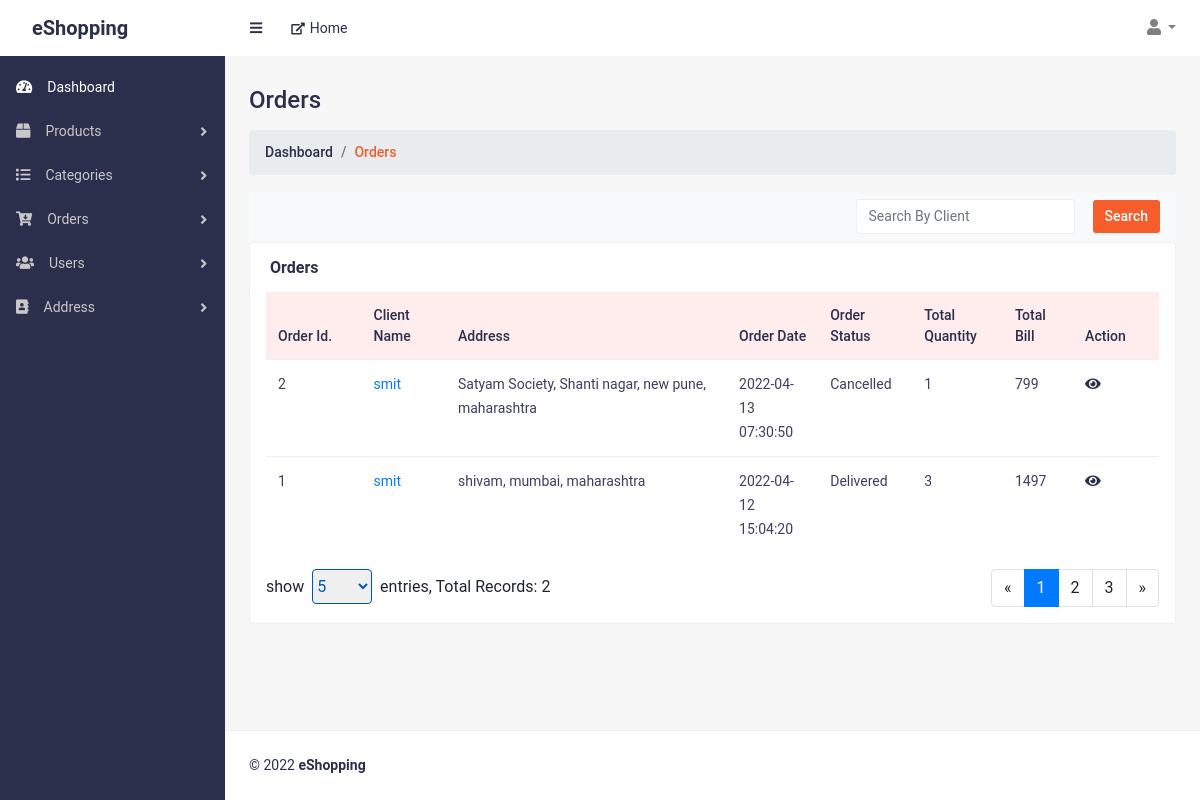
Screenshot of /orders.php (signed in) with the database file from the repository.
### tables this page shows
CREATE TABLE `orders` (
  `id` int(11) NOT NULL,
  `userId` int(11) NOT NULL,
  `totalPrice` int(11) NOT NULL,
  `totalQuantity` int(11) NOT NULL,
  `orderStatus` tinyint(2) NOT NULL,
  `modifiedDate` datetime DEFAULT NULL,
  `createdDate` datetime DEFAULT NULL,
  `status` tinyint(2) NOT NULL DEFAULT 0
);

CREATE TABLE `users` (
  `id` int(11) NOT NULL,
  `username` varchar(50) NOT NULL,
  `email` varchar(50) NOT NULL,
  `password` varchar(150) NOT NULL,
  `firstname` varchar(50) NOT NULL,
  `lastname` varchar(50) NOT NULL,
  `gender` tinyint(2) NOT NULL,
  `mobile` varchar(12) NOT NULL,
  `phone` varchar(12) NOT NULL,
  `interestList` varchar(100) DEFAULT NULL,
  `modifiedDate` datetime DEFAULT NULL,
  `createdDate` datetime DEFAULT NULL,
  `status` tinyint(2) NOT NULL DEFAULT 0
);

CREATE TABLE `orderaddress` (
  `id` int(11) NOT NULL,
  `orderId` int(11) NOT NULL,
  `streetName` varchar(50) NOT NULL,
  `cityId` int(11) NOT NULL,
  `countryId` int(11) NOT NULL,
  `stateId` int(11) NOT NULL,
  `modifiedDate` datetime DEFAULT NULL,
  `createdDate` datetime DEFAULT NULL,
  `status` tinyint(2) NOT NULL DEFAULT 0
);

CREATE TABLE `cities` (
  `id` int(11) NOT NULL,
  `city` varchar(50) NOT NULL,
  `stateId` int(11) NOT NULL,
  `countryId` int(11) NOT NULL,
  `modifiedDate` datetime DEFAULT NULL,
  `createdDate` datetime DEFAULT NULL,
  `status` tinyint(4) NOT NULL DEFAULT 0
);

CREATE TABLE `states` (
  `id` int(11) NOT NULL,
  `state` varchar(50) NOT NULL,
  `countryId` int(11) NOT NULL,
  `modifiedDate` datetime DEFAULT NULL,
  `createdDate` datetime DEFAULT NULL,
  `status` tinyint(2) NOT NULL DEFAULT 0
);

### handler/dbHandler.php (called while the page is built, shortened)
<?php
class DBConnection
{
    private $hostname = "localhost";
    private $username = "root";
    private $password = "";
    private $database = "eshopping";
    private $conn;
    function __construct()
    {
        $this->conn = new mysqli($this->hostname, $this->username, $this->password, $this->database);
    }
    function getConnection()
    {
        return $this->conn;
    }
}

### handler/orderHandler.php (called while the page is built, shortened)
<?php
require_once("dbHandler.php");
class OrderHandler extends DBConnection
{
    function getAllOrders($search, $page, $show)
    {
        $search_ = ($search == '') ? 1 : "users.username LIKE '%" . $search . "%'";
        $sql = "SELECT orders.*, users.username, oa.streetName, cities.city, states.state, countries.country FROM orders JOIN users ON users.id=orders.userId JOIN orderaddress as oa ON oa.orderId=orders.id JOIN cities ON oa.cityId=cities.id JOIN states ON oa.stateId=states.id JOIN countries ON countries.id=oa.countryId WHERE $search_ AND orders.status=0 AND users.status=0 AND oa.status=0 AND cities.status=0 AND states.status=0 AND countries.status=0 ORDER BY orders.id DESC LIMIT $page, $show";
        $result = $this->getConnection()->query($sql);
        $records = [];
        if ($result->num_rows > 0) {
            while ($row = $result->fetch_assoc()) {
                array_push($records, $row);
            }
        } else {
            $records = [];
        }
        return $records;
    }
    function TotalOrders($search = '')
    {
        $search_ = ($search == '') ? 1 : "users.username LIKE '%" . $search . "%'";
        $sql = "SELECT count(*) AS total FROM orders JOIN users ON users.id=orders.userId WHERE $search_ AND orders.status=0";
        $result = $this->getConnection()->query($sql);
        if ($result && $result->num_rows > 0) {
            return $result->fetch_assoc()["total"];
        }
        return 0;
    }
}

### orders.php (the view, shortened to what this page needs)
<?php
require("./handler/orderHandler.php");
$obj = new OrderHandler();
$currntPage = 1;
$showRecords = 5;
$search = '';
$totalRecords = $obj->TotalOrders($search);
$orders = $obj->getAllOrders($search, (($currntPage - 1) * $showRecords), $showRecords);
?>
<!DOCTYPE html>
<html lang="en">
<head>
	<link href="css/styles.css" rel="stylesheet">
	<link href="css/admin-style.css" rel="stylesheet">
	<link href="vendor/bootstrap/css/bootstrap.min.css" rel="stylesheet">
	<link href="vendor/fontawesome-free/css/all.min.css" rel="stylesheet">
</head>
<body class="sb-nav-fixed">
	<?php
	include_once("./includes/header.php");
	?>
	<div id="layoutSidenav">
		<div id="layoutSidenav_nav">
			<?php
			include_once("./includes/sidebar.php");
			?>
		</div>
		<div id="layoutSidenav_content">
			<main>
				<div class="container-fluid">
					<h2 class="mt-30 page-title">Orders</h2>
					<ol class="breadcrumb">
						<li class="breadcrumb-item"><a href="index.php">Dashboard</a></li>
						<li class="breadcrumb-item active">Orders</li>
					</ol>
					<nav class="navbar navbar-light bg-light justify-content-between">
						<div class="form-inline">
							<input class="form-control mr-sm-2" type="search" placeholder="Search By Client" aria-label="Search" value="<?= $search ?>">
							<button class="status-btn hover-btn my-2 my-sm-0" id="searchRec" type="submit">Search</button>
						</div>
					</nav>
					<div class="row justify-content-center">
						<div class="col-lg-12 col-md-12">
							<div class="card card-static-2 mb-30">
								<div class="card-title-2">
									<h4><b>Orders</b></h4>
								</div>
								<div class="card-body-table px-3">
									<div class="table-responsive">
										<table class="table ucp-table table-hover">
											<thead>
												<tr>
													<th style="width:120px">Order Id.</th>
													<th style="width:100px">Client Name</th>
													<th style="width:400px">Address</th>
													<th style="width:100px">Order Date</th>
													<th style="width:100px">Order Status</th>
													<th style="width:100px">Total Quantity</th>
													<th style="width:80px">Total Bill</th>
													<th style="width:100px">Action</th>
												</tr>
											</thead>
											<tbody>
												<?php
												if (count($orders) > 0) {
													foreach ($orders as $order) {
												?>
														<tr>
															<td><?= $order["id"] ?></td>
															<td>
																<a href="view_customer.php?view=<?= $order["userId"] ?>" target="_blank"><?= $order["username"] ?></a>
															</td>
															<td><?= $order["streetName"] . ", " . $order["city"] . ", " . $order["state"] ?></td>
															<td>
																<span class="delivery-time"><?= $order["createdDate"] ?></span>
															</td>
															<td>
																<?php
																switch ($order["orderStatus"]) {
																	case 1;
																		echo "Delivered";
																		break;
																	case 2;
																		echo "Cancelled";
																		break;
																}
																?>
															</td>
															<td><?= $order["totalQuantity"] ?></td>
															<td><?= $order["totalPrice"] ?></td>
															<td class="action-btns">
																<a href="view_order.php?view=<?= $order["id"] ?>" class="view-shop-btn" title="View"><i class="fas fa-eye"></i></a>
															</td>
														</tr>
												<?php
													}
												} else {
													echo "<tr><td colspan=7>No Record Found!!</td></tr>";
												}
												?>
											</tbody>
										</table>
										<div class="div-pagination mt-3 d-flex justify-content-between">
											<div class="page-select">
												show&nbsp;
												<select style="height: 35px; width:60px; border:1px solid #0056b3; color:#0056b3; border-radius:4px" name="" id="show-record">
													<?php
													foreach ([5, 10, 25, 50] as $rec) {
														$selected = '';
														if ($rec == $showRecords) {
															$selected = "selected";
														}
														echo "<option value='$rec' $selected>$rec</option>";
													}
													?>
												</select>&nbsp;&nbsp;entries, Total Records: <span id="totalrecords"><?= $totalRecords ?></span>
											</div>
											<div>
												<nav aria-label="Page navigation example">
													<ul class="pagination">
														<li class="page-item">
															<a class="page-link" aria-label="Previous" data-action="left">
																<span aria-hidden="true">&laquo;</span>
															</a>
														</li>
														<?php
														for ($i = $currntPage; $i <= $currntPage + 2; $i++) {
															$active = "";
															$disabled = '';
															if ($i == $currntPage) {
																$active = "active";
															}
															if (ceil($totalRecords / $showRecords) < $i) {
																$disabled = "disabled";
															}
															echo '<li class="page-item ' . $active . '"><a class="page-link ' . $disabled . '">' . $i . '</a></li>';
														}
														?>
														<li class="page-item">
															<a class="page-link" aria-label="Next" data-action="right">
																<span aria-hidden="true">&raquo;</span>
															</a>
														</li>
													</ul>
												</nav>
											</div>
										</div>
									</div>
								</div>
							</div>
						</div>
					</div>
				</div>
			</main>
			<?php
			include_once("./includes/footer.php");
			?>
		</div>
	</div>
</body>
</html>

### css/styles.css (style rules this page uses)
html { font-family: roboto, sans-serif !important; line-height: 1.15; -webkit-text-size-adjust: 100%; -webkit-tap-highlight-color: transparent }
article, aside, figcaption, figure, footer, header, hgroup, main, nav, section { display: block }
body { margin: 0; font-family: roboto, sans-serif !important; font-size: 1rem; font-weight: 400; line-height: 1.5; color: #2b2f4c; text-align: left; background-color: #f7f7f7 }
h1, h2, h3, h4, h5, h6 { margin-top: 0; margin-bottom: .5rem }
ol, ul, dl { margin-top: 0; margin-bottom: 1rem }
b, strong { font-weight: bolder }
a { color: #007bff; text-decoration: none; background-color: transparent }
a:not([href]) { color: inherit; text-decoration: none }
table { border-collapse: collapse }
button { outline: none; box-shadow: inset 0 0 0 rgba(0, 0, 0, .1) !important }
th { text-align: inherit }
[type=search] { outline-offset: -2px; -webkit-appearance: none }
h1, h2, h3, h4, h5, h6, .h1, .h2, .h3, .h4, .h5, .h6 { margin-bottom: .5rem; font-weight: 500; line-height: 1.2 }
h2, .h2 { font-size: 2rem }
h4, .h4 { font-size: 1.5rem }
html, body { height: 100% }
.container, .container-fluid, .container-sm, .container-md, .container-lg, .container-xl { padding-left: 1.5rem; padding-right: 1.5rem }
#layoutSidenav { display: flex }
#layoutSidenav #layoutSidenav_nav { flex-basis: 225px; flex-shrink: 0; transition: transform .15s ease-in-out; z-index: 1038; transform: translateX(-225px) }
#layoutSidenav #layoutSidenav_content { position: relative; display: flex; flex-direction: column; justify-content: space-between; min-width: 0; flex-grow: 1; min-height: calc(100vh - 56px); margin-left: -225px }
@media (min-width:992px) { #layoutSidenav #layoutSidenav_nav { transform: translateX(0) } }
@media (min-width:992px) { #layoutSidenav #layoutSidenav_content { margin-left: 0; transition: margin .15s ease-in-out } }
.sb-nav-fixed #layoutSidenav #layoutSidenav_nav { width: 225px; height: 100vh; z-index: 1038 }
.sb-nav-fixed #layoutSidenav #layoutSidenav_content { padding-left: 225px; top: 56px; background-color: #f7f7f7 !important }
.page-link { cursor: pointer; }
.page-link.disabled { pointer-events: none; cursor: default; }

### css/admin-style.css (style rules this page uses)
.fixed-top, .sb-nav-fixed #layoutSidenav #layoutSidenav_nav, .sb-nav-fixed .sb-topnav { position: fixed; top: 0; right: 0; left: 0; z-index: 1040 }
.sb-nav-fixed #layoutSidenav #layoutSidenav_nav { width: 225px; height: 100vh; z-index: 1038 }
.container, .container-fluid, .container-sm, .container-md, .container-lg, .container-xl { padding-left: 1.5rem !important; padding-right: 1.5rem !important }
.mt-30 { margin-top: 30px !important }
.mb-30 { margin-bottom: 30px !important }
.page-title { font-size: 24px; font-weight: 500; color: #2b2f4c; text-align: left; margin-bottom: 15px }
.breadcrumb-item.active { color: #f55d2c !important }
.breadcrumb-item { color: #2b2f4c !important; font-weight: 500; font-size: 14px }
.breadcrumb-item a { color: #2b2f4c !important }
.card-static-2 { border: 1px solid #efefef !important; background: #fff }
.card-title-2 { display: flex; align-items: center; width: 100%; margin-bottom: 0 !important; border-bottom: 0; padding: 15px 20px }
.card-title-2 h4 { font-size: 16px; font-weight: 500; color: #2b2f4c; margin-bottom: 0 !important }
.ucp-table { color: #2b2f4c !important; border: 0 !important; border-color: #fff !important; margin-bottom: 0 !important }
.ucp-table thead th { vertical-align: bottom; border-bottom: 0 !important }
.ucp-table td, .ucp-table th { border-top: 1px solid #efefef !important }
.ucp-table thead tr th { color: #2b2f4c; font-size: 14px; background-color: #ffecec; font-weight: 500 }
.ucp-table td { font-size: 14px; font-weight: 400; color: #3e3f5e; line-height: 24px }
.delivery-time { display: block }
.action-btns { display: flex; align-items: center }
.action-btns a { font-size: 14px; color: #2b2f4c; margin-right: 15px }
.action-btns a:last-child { margin-right: 0 }
.form-control { font-size: 14px !important; font-weight: 400 !important; color: #2b2f4c !important; border-radius: 3px !important; border: 1px solid #efefef !important; box-shadow: inset 0 0 0 rgba(0, 0, 0, .2) !important }
.status-btn { display: -ms-flexbox; display: flex; -ms-flex-align: center; align-items: center; padding: .375rem .75rem; margin-bottom: 0; margin-left: 10px; font-size: 14px; font-weight: 500; line-height: 1.5; color: #fff; text-align: center; white-space: nowrap; background-color: #f55d2c; border: 0; border-radius: 3px }

### rows the page displays
orders: id "2", userId.username "smit", orderaddress.streetName "Satyam Society, Shanti nagar", cities.city "new pune", states.state "maharashtra", createdDate "2022-04-13 07:30:50", orderStatus "Cancelled", totalQuantity "1", totalPrice "799"
orders: id "1", userId.username "smit", orderaddress.streetName "shivam", cities.city "mumbai", states.state "maharashtra", createdDate "2022-04-12 15:04:20", orderStatus "Delivered", totalQuantity "3", totalPrice "1497"

### other values shown
$totalRecords "2"
form field value "5"
